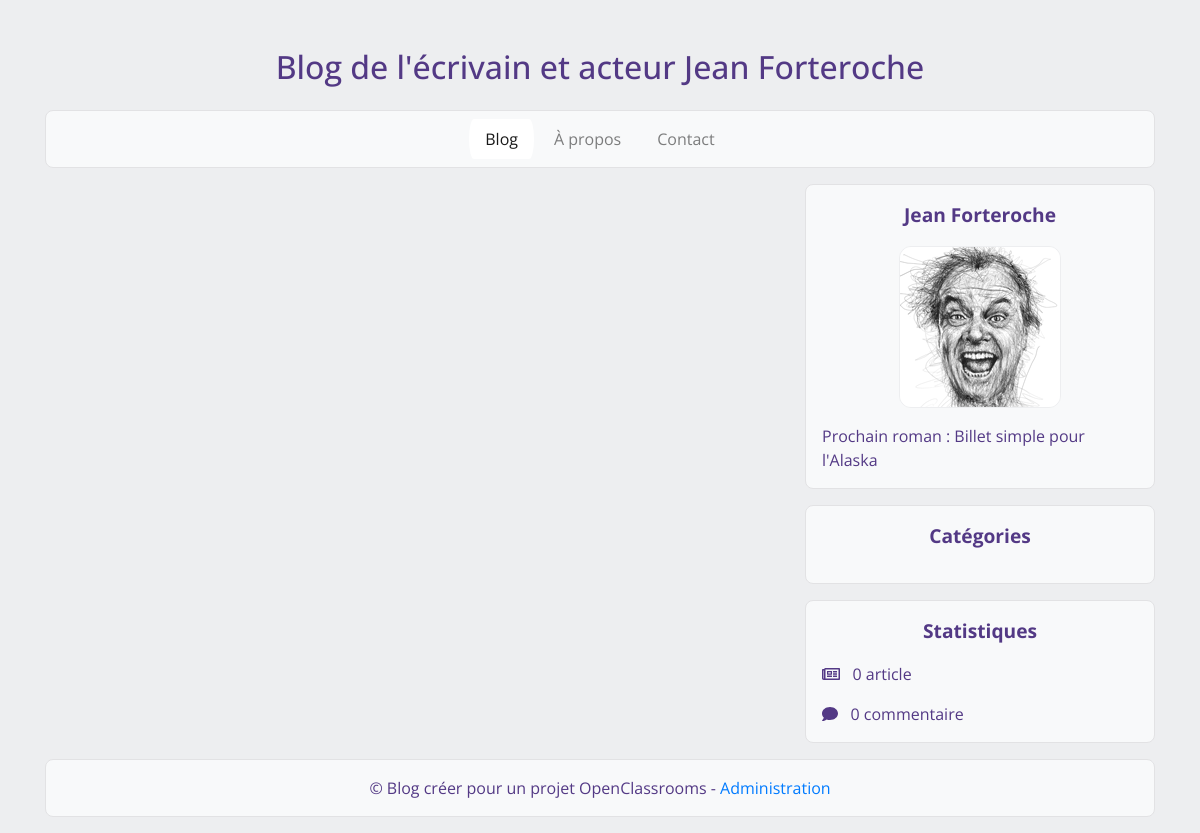
The app's page /, older data.
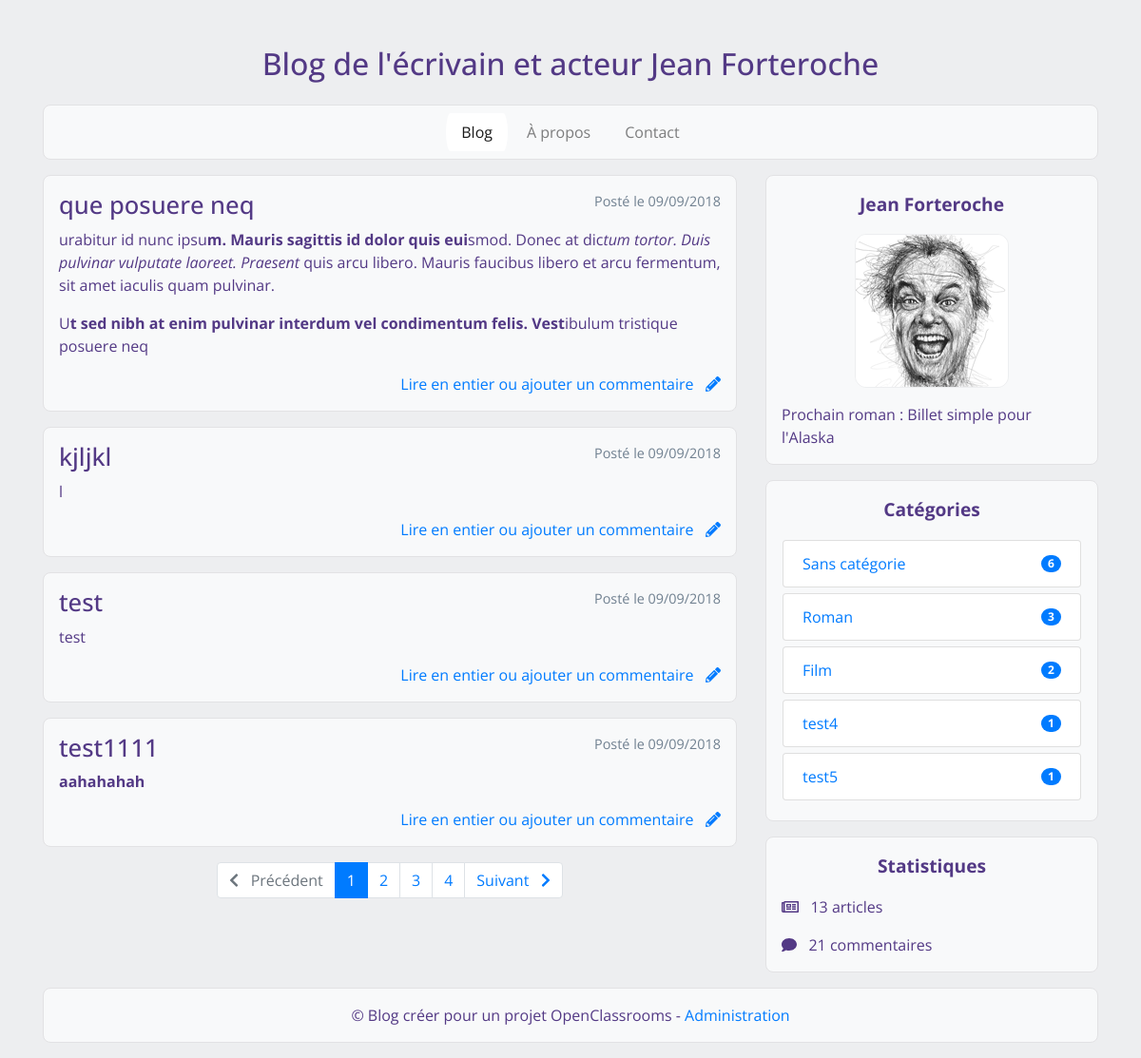
The same page, newer data.
### tables this page shows
CREATE TABLE `blog` (
  `id` int(11) NOT NULL,
  `categorie` tinyint(4) NOT NULL,
  `title` varchar(255) NOT NULL,
  `post` text NOT NULL,
  `post_date` datetime NOT NULL
);

CREATE TABLE `categorie` (
  `id` tinyint(4) NOT NULL,
  `name` varchar(255) NOT NULL
);

### controllers/frontend.php (called while the page is built, shortened)
<?php
require_once('models/config.php');
require_once('models/BlogManager.php');
function showBlog($pageId, $catId = '')
{
	$blogManager = new \OpenClassrooms\Projet4\Blog\BlogManager();
	$setTotalPosts = $blogManager->setTotalPosts();
	$pageIndex = $blogManager->getParameter();
	$categoryId = $blogManager->getCategoryId();
	$totalPosts = $blogManager->getTotalPosts();
	$posts = $blogManager->getPosts();
	$pagination = $blogManager->getPagination();
	$catSidebar = $blogManager->getCategorySideBar();
	$totalComments = $blogManager->getTotalComments();
	require('views/frontend/blogView.php');
}

### models/Manager.php (called while the page is built, shortened)
<?php
abstract class Manager
{
	final protected function dbConnect()
	{
		$db = new \PDO('mysql:host=localhost;dbname=projet4;charset=utf8', 'root', '');
		return $db;
	}
}

### models/config.php (called while the page is built, shortened)
<?php
$TITLEND = 'Blog de l\'écrivain et acteur Jean Forteroche';
$SHOWADMIN = true;
$POSTSPERPAGE = 4;

### models/BlogManager.php (called while the page is built, shortened)
<?php
require_once("models/Manager.php");
class BlogManager extends Manager
{
	private $_db;
	private $_parameter;
	private $_categoryId;
	private $_postsPerPage;
	private $_totalPosts;
	public function __construct()
	{
		$this->_db = $this->dbConnect();
		global $POSTSPERPAGE;
		$this->_postsPerPage = $POSTSPERPAGE;
	}
	public function setParameter($parameter)
	{
		$this->_parameter = (int) $parameter;
	}
	public function setCategoryId($parameter)
	{
		$this->_categoryId = (int) $parameter;
	}
	public function setTotalPosts()
	{
		if (empty($this->_categoryId)) {
			$req = $this->_db->query('SELECT COUNT(*) AS totalposts FROM blog');
			$data = $req->fetch();
			$this->_totalPosts = $data['totalposts'];
		} else {
			$req = $this->_db->query('SELECT COUNT(*) AS totalposts FROM blog WHERE categorie = ' . $this->_categoryId);
			$data = $req->fetch();
			$this->_totalPosts = $data['totalposts'];
		}
	}
	public function getParameter()
	{
		return $this->_parameter;
	}
	public function getTotalPosts()
	{
		return $this->_totalPosts;
	}
	public function getPosts()
	{
		$firstMessageToShow = ($this->_parameter - 1) * $this->_postsPerPage;
		if (empty($this->_categoryId)) {
			$req = $this->_db->query('SELECT id, title, post, DATE_FORMAT(post_date, \'%d/%m/%Y\') AS creation_date_fr FROM blog
            ORDER BY id DESC LIMIT ' . $firstMessageToShow .' , ' . $this->_postsPerPage);
			return $req;
		} else {
			$req = $this->_db->query('SELECT id, title, post, DATE_FORMAT(post_date, \'%d/%m/%Y\') AS creation_date_fr FROM blog
            WHERE categorie = ' . $this->_categoryId . ' ORDER BY id DESC LIMIT ' . $firstMessageToShow .' , ' . $this->_postsPerPage);
			return $req;
		}
	}
	public function getPagination()
	{
		$pagi  = ceil($this->_totalPosts / $this->_postsPerPage);
		return $pagi;
	}
	public function getCategorySideBar()
	{
		$req = $this->_db->query('
        SELECT c.id, c.name, COUNT(b.categorie) total
        FROM blog b
        LEFT JOIN categorie c
        ON c.id = b.categorie
        GROUP BY c.id, c.name
        ');
		return $req;
	}
	public function getTotalComments()
	{
		if (empty($this->_categoryId)) {
			$req = $this->_db->query('SELECT COUNT(*) AS numbercomments FROM comment');
			$data = $req->fetch();
			return $data['numbercomments'];
		}
	}
}

### views/frontend/blogView.php (the view, shortened to what this page needs)
<article class="col-md-8">
	<?php
	while ($post = $posts->fetch()) {
		?>
	<div>
		<span class="datepost float-right">
			Posté le
			<?= $post['creation_date_fr'] ?>
		</span>
		<h2>
			<?= htmlspecialchars($post['title']) ?>
		</h2>
		<?= htmlspecialchars_decode($post['post']) ?>
		<p class="text-right">
			<a href="index.php?page=post&amp;id=<?= $post['id'] ?>">
				Lire en entier ou ajouter un commentaire &nbsp; <i class="fas fa-pencil-alt"></i>
			</a>
		</p>
	</div>
	<?php
	} $posts->closeCursor();
	if ($pagination > 1) {
		?>
	<ul class="pagination justify-content-center">
		<li class="page-item
		<?php
		if ($pageIndex == 1) {
			echo 'disabled';
		} ?>">
			<?php if (!empty($categoryId)): ?>
			<a class="page-link" href="index.php?page=blog&amp;cat=<?= $categoryId; ?>&amp;id=<?= $pageIndex - 1; ?>">
				<i class="fas fa-chevron-left"></i> &nbsp; Précédent
			</a>
			<?php else: ?>
			<a class="page-link" href="index.php?page=blog&amp;id=<?= $pageIndex - 1; ?>">
				<i class="fas fa-chevron-left"></i> &nbsp; Précédent
			</a>
			<?php endif; ?>
		</li>
		<?php
		for ($i = 1; $i <= $pagination; $i++) {
			?>
		<li class="page-item
		<?php if ($pageIndex == $i) {
				echo 'active';
			} ?>">
			<a class="page-link" href="index.php?page=blog
			<?php if (empty($categoryId)): ?>
				<?= '&amp;id='.$i ?>
			<?php else: ?>
				<?= '&amp;cat='.$categoryId.'&amp;id='.$i ?>
			<?php endif; ?>">
				<?= $i ?>
			</a>
		</li>
		<?php
		} ?>
		<li class="page-item
		<?php
		if ($pageIndex == $pagination) {
			echo 'disabled';
		} ?>">
			<?php if (!empty($categoryId)): ?>
			<a class="page-link" href="index.php?page=blog&amp;cat=<?= $categoryId; ?>&amp;id=<?= $pageIndex + 1; ?>">
				Suivant &nbsp; <i class="fas fa-chevron-right"></i>
			</a>
			<?php else: ?>
			<a class="page-link" href="index.php?page=blog&amp;id=<?= $pageIndex + 1; ?>">
				Suivant &nbsp; <i class="fas fa-chevron-right"></i>
			</a>
			<?php endif; ?>
		</li>
	</ul>
	<?php
	} ?>
</article>
<aside class="col-md-4">
	<div>
		<p class="asidetitle">Jean Forteroche</p>
		<img class="mx-auto d-block" src="./public/images/visage.png" alt="ma tete" />
		<p>Prochain roman : Billet simple pour l'Alaska</p>
	</div>
	<div>
		<p class="asidetitle">Catégories</p>
		<ul class="list-group">
			<?php
			while ($category = $catSidebar->fetch()) {
				?>
			<a href="./index.php?page=blog&amp;cat=<?= $category['id'] ?>">
				<li class="list-group-item d-flex justify-content-between align-items-center
				<?php if (!empty($categoryId) && $categoryId == $category['id']) {
					echo ' active bg-secondary';
				} ?>">
					<?= $category['name'] ?>
					<span class="badge badge-pill
					<?php if (!empty($categoryId) && $categoryId == $category['id']): ?>
						badge-light
					<?php else: ?>
						badge-primary
					<?php endif; ?>">
						<?= $category['total'] ?>
					</span>
				</li>
			</a>
			<?php
			} ?>
		</ul>
	</div>
	<div>
		<p class="asidetitle">
			<?php
			if (!empty($categoryId)) {
				echo $categoryName . ' :';
			} else {
				echo 'Statistiques';
			}
			?>
		</p>
		<p>
			<i class="far fa-newspaper"></i> &nbsp;
			<?= $totalPosts . ' article';
			if ($totalPosts > 1) {
				echo 's';
			} ?>
		</p>
		<p>
			<i class="fas fa-comment"></i> &nbsp;
			<?= $totalComments . ' commentaire';
			if ($totalComments > 1) {
				echo 's';
			} ?>
		</p>
	</div>
</aside>
<?php $content = ob_get_clean(); ?>
<?php require('template.php');

### index.php (shortened to what this page needs)
<?php
require('controllers/frontend.php');
try {
	if (isset($_GET['page'])) {
		if ($_GET['page'] == 'blog') {
			if (isset($_GET['cat']) && $_GET['cat'] > 0 && isset($_GET['id']) && $_GET['id'] > 0) {
				showBlog($_GET['id'], $_GET['cat']);
			} elseif (isset($_GET['cat']) && $_GET['cat'] > 0 && empty($_GET['id'])) {
				showBlog(1, $_GET['cat']);
			} elseif (isset($_GET['id']) && $_GET['id'] > 0) {
				showBlog($_GET['id']);
			}
		} elseif ($_GET['page'] == 'post') {
			if (isset($_GET['id']) && $_GET['id'] > 0) {
				if (isset($_GET['report']) && $_GET['report'] == 'ok') {
					showPost($_GET['id'], true);
				} else {
					showPost($_GET['id']);
				}
			} else {
				throw new Exception('Aucun identifiant de billet envoyé');
			}
		} elseif ($_GET['page'] == 'about') {
			showAbout();
		} elseif ($_GET['page'] == 'contact') {
			if (isset($_GET['status']) && $_GET['status'] == 'sended') {
				showContact(true);
			} else {
				showContact();
			}
		} elseif ($_GET['page'] == 'login') {
			if (empty($_SESSION['pseudo'])) {
				showLogin();
			} else {
				header('Location: index.php?page=admin');
			}
		} elseif (isset($_SESSION['pseudo'])) {
			if ($_GET['page'] == 'admin') {
				if (isset($_GET['cat']) && $_GET['cat'] > 0 && isset($_GET['id']) && $_GET['id'] > 0) {
					showAdmin($_GET['id'], $_GET['cat']);
				} elseif (isset($_GET['cat']) && $_GET['cat'] > 0 && empty($_GET['id'])) {
					showAdmin(1, $_GET['cat']);
				} elseif (isset($_GET['id']) && $_GET['id'] > 0) {
					showAdmin($_GET['id']);
				} else {
					showAdmin(1);
				}
			} elseif ($_GET['page'] == 'newPost') {
				showCreatePost();
			} elseif ($_GET['page'] == 'editPost') {
				if (isset($_GET['id']) && $_GET['id'] > 0) {
					showEditPost($_GET['id']);
				} else {
					throw new Exception('Aucun identifiant de billet envoyé');
				}
			}
		} else {
			throw new Exception('Veuillez vous connecter');
		}
	} else {
		showBlog(1);
	}
} catch (Exception $e) {
	echo 'Erreur : ' . $e->getMessage();
}

### views/frontend/template.php (shortened to what this page needs)
<!DOCTYPE html>
<html lang="fr">
<?php
global $TITLEND, $SHOWADMIN;
$activeMenu = ' active';
?>
<head>
	<link rel="stylesheet" href="//stackpath.bootstrapcdn.com/bootstrap/4.1.3/css/bootstrap.min.css">
	<link rel="stylesheet" href="./public/css/style.css" />
</head>
<body>
	<div class="container">
		<header>
			<h1>
				<a class="none" href="index.php">
					<?= $TITLEND ?>
				</a>
			</h1>
		</header>
		<nav class="navbar navbar-expand navbar-light bg-light">
			<ul class="navbar-nav mx-auto">
				<li class="nav-item
				<?php
				if (empty($_GET['page']) || $_GET['page'] == 'blog' || $_GET['page'] == 'category' || $_GET['page'] == 'post') {
					echo $activeMenu;
				} ?>">
					<a class="nav-link" href="index.php">Blog
					</a>
				</li>
				<li class="nav-item
				<?php
				if (isset($_GET['page']) && $_GET['page'] == 'about') {
					echo $activeMenu;
				} ?>">
					<a class="nav-link" href="index.php?page=about">À propos
					</a>
				</li>
				<li class="nav-item
				<?php
				if (isset($_GET['page']) && $_GET['page'] == 'contact') {
					echo $activeMenu;
				} ?>">
					<a class="nav-link" href="index.php?page=contact">Contact
					</a>
				</li>
			</ul>
		</nav>
		<section class="row">
			<?= $content ?>
		</section>
		<footer>
			<p class="text-center">&copy; Blog créer pour un projet OpenClassrooms
				<?php
				if ($SHOWADMIN) {
					echo ' - <a href="index.php?page=login">Administration</a>';
				} ?>
			</p>
		</footer>
	</div>
</body>
</html>

### public/css/style.css (style rules this page uses)
body { font-family: 'Open Sans', sans-serif; margin-top: 48px; color: #533985; background: #edeef0; }
h1 { font-size: 2em; padding-bottom: 16px; text-align: center; }
h2 { font-size: 1.6em; }
nav, section > article > div, section > aside > div, footer { background-color: #f8f9fa; margin-bottom: 16px; padding: 1em 1em 0 1em; border: 1px solid #e2e2e4; -webkit-border-radius: 8px; -moz-border-radius: 8px; border-radius: 8px; }
div > ul > a { margin-bottom: 4px; border: 1px solid transparent; }
nav > ul > li { padding: 0 8px; margin: 0 2px; }
nav > ul > li.active { background-color: white; -webkit-border-radius: 8px/32px; -moz-border-radius: 8px/32px; border-radius: 8px/32px; }
div > img { border: 1px solid #edeef0; -webkit-border-radius: 12px; -moz-border-radius: 12px; border-radius: 12px; margin-bottom: 16px; }
a.none { text-decoration: none; color: inherit; }
.asidetitle { font-size: 1.2em; font-weight: bold; text-align: center; }
.list-group { margin-bottom: 16px; }
.datepost { font-weight: none; color: slategrey; font-size: 0.9em; }

Row changes from the older to the newer data that the page shows:
added blog: creation_date_fr "09/09/2018", title "que posuere neq", post "urabitur id nunc ipsu m. Mauris sagittis id dolor quis eui smod. Donec at dic tum tortor. Duis pulvinar vulputate laoreet. Praesent quis arcu libero. Mauris faucibus libero et arcu fermentum, sit amet iaculis quam pulvinar. U t sed nibh at enim pulvinar interdum vel condimentum felis. Vest ibulum tristique posuere neq"
added blog: creation_date_fr "09/09/2018", title "kjljkl", post "l"
added blog: creation_date_fr "09/09/2018", title "test", post "test"
added blog: creation_date_fr "09/09/2018", title "test1111", post "aahahahah"
added categorie: name "Sans catégorie", total "6"
added categorie: name "Roman", total "3"
added categorie: name "Film", total "2"
added categorie: name "test4", total "1"
added categorie: name "test5", total "1"
Text that changed along with them:
$totalPosts: "0" → "13"
$totalComments: "0" → "21"
text now shown: "Précédent Suivant s s"
new list line: "1"
new list line: "2"
new list line: "3"
new list line: "4"
